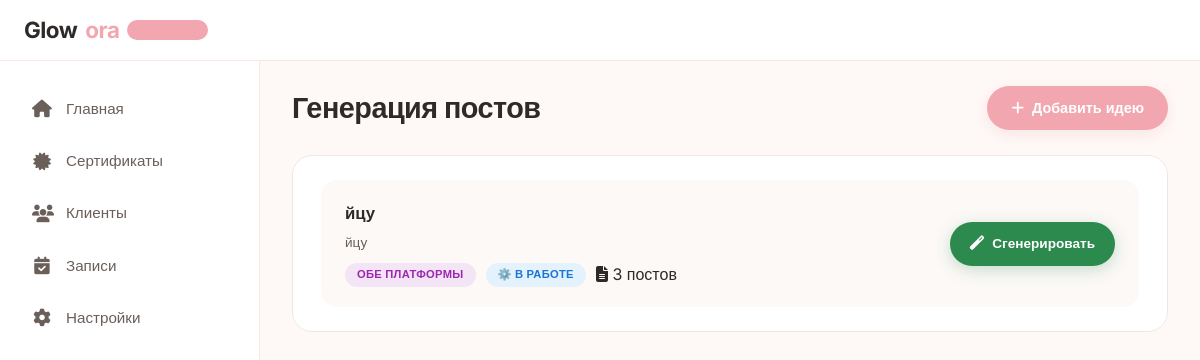
The app's page /posts/posts/, older data.
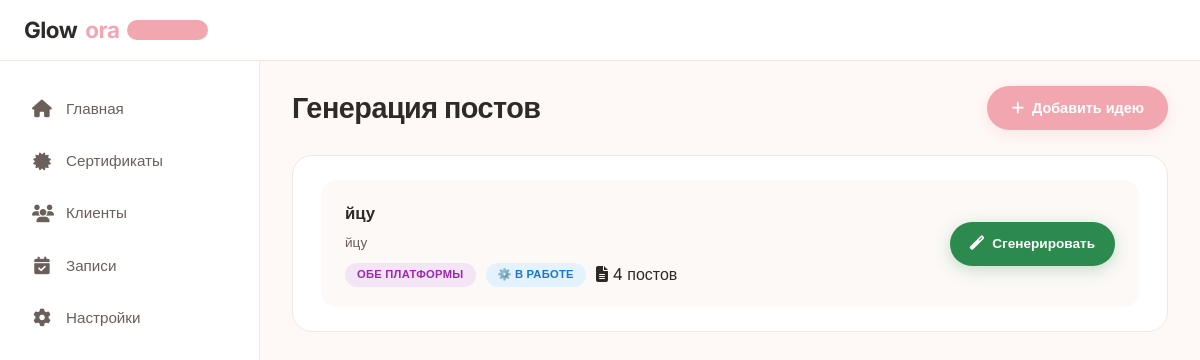
The same page, newer data.
### gen_posts_app/models.py (models this page shows, shortened)
class PostIdea(models.Model):
    STATUS_CHOICES = [
        ('new', '🆕 Новая'),
        ('in_progress', '⚙️ В работе'),
        ('ready', '✅ Готова к публикации'),
        ('published', ' Опубликована'),
        ('archived', '📦 В архиве'),
    ]
    PLATFORM_CHOICES = [
        ('telegram', 'Telegram'),
        ('vk', 'ВКонтакте'),
        ('both', 'Обе платформы'),
    ]
    topic = models.CharField('Тема поста', max_length=200)
    description = models.TextField('Описание/контекст', blank=True, help_text='Что важно упомянуть? Какие детали?')
    platform = models.CharField('Платформа', max_length=20, choices=PLATFORM_CHOICES, default='telegram')
    status = models.CharField('Статус', max_length=20, choices=STATUS_CHOICES, default='new', db_index=True)
    created_at = models.DateTimeField('Создано', auto_now_add=True)
    updated_at = models.DateTimeField('Обновлено', auto_now=True)
    class Meta:
        verbose_name = 'Идея поста'
        verbose_name_plural = 'Идеи постов'
        ordering = ['-created_at']
    def get_posts_count(self):
        return self.posts.count()

### gen_posts_app/views.py (the view, shortened to what this page needs)
# urls.py: path('posts/', views.gen_posts, name='gen_posts'),
def gen_posts(request):
    ideas = PostIdea.objects.all()
    return render(request, 'gen_posts_app/gen_posts.html', {'ideas': ideas})

### gen_posts_app/templates/gen_posts_app/gen_posts.html (shortened to what this page needs)
{% extends 'dashboard_base.html' %}
{% load static %}
{% block page_title %}Генерация постов{% endblock %}
{% block actions %}
    <button type="button" class="btn btn-primary" onclick="toggleForm()">
        <i class="fas fa-plus"></i> Добавить идею
    </button>
{% endblock %}
{% block content %}
<div class="dashboard">
    <div class="ideas-section">
        {% if ideas %}
            <div class="ideas-list">
                {% for idea in ideas %}
                    <div class="idea-card">
                        <div class="idea-header">
                            <div class="idea-info">
                                <h4 class="idea-topic">
                                    <a href="{% url 'gen_posts_app:idea_posts' idea.id %}" class="idea-link">
                                        {{ idea.topic }}
                                    </a>
                                </h4>
                                {% if idea.description %}
                                    <p class="idea-desc">{{ idea.description|truncatechars:120 }}</p>
                                {% endif %}
                                <div class="idea-meta">
                                    <span class="platform-badge platform-{{ idea.platform }}">
                                        {{ idea.get_platform_display }}
                                    </span>
                                    <span class="status-badge status-{{ idea.status }}">
                                        {{ idea.get_status_display }}
                                    </span>
                                    <a href="{% url 'gen_posts_app:idea_posts' idea.id %}" class="posts-count-link">
                                        <i class="fas fa-file-alt"></i> {{ idea.get_posts_count }} постов
                                    </a>
                                </div>
                            </div>
                            <div class="idea-actions">
                                <form method="post" action="{% url 'gen_posts_app:generate_post' idea.id %}">
                                    <button type="submit" class="btn btn-generate">
                                        <i class="fas fa-magic"></i> Сгенерировать
                                    </button>
                                </form>
                            </div>
                        </div>
                    </div>
                {% endfor %}
            </div>
        {% endif %}
    </div>
</div>
{% endblock %}

Row changes from the older to the newer data that the page shows:
changed PostIdea "йцу": get_posts_count "3" → "4"
